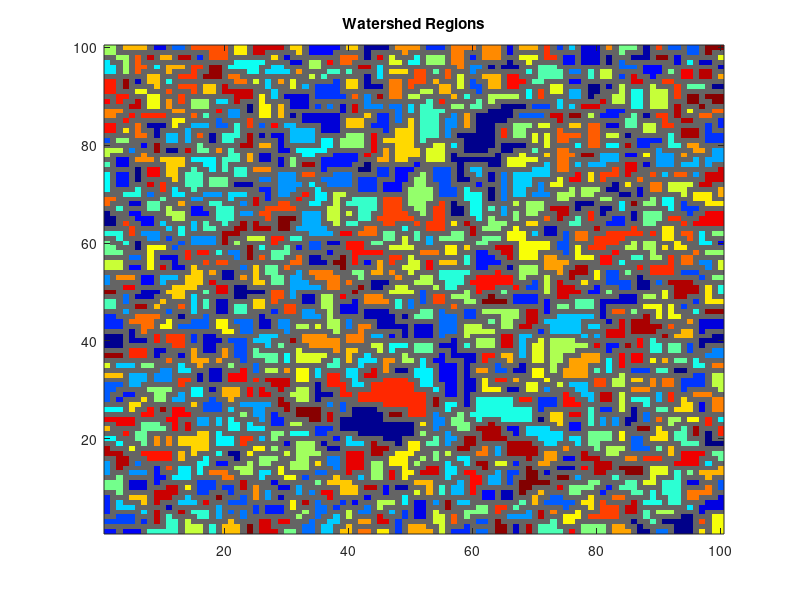

This figure's MATLAB source:
function Ldata = runWatershed(data, conn, bl_thresh, f_verb, verb_pref, f_disp)
% RUNWATERSHED determines peak regions using matlab watershed function.
%
% Usage:
%   Ldata = runWatershed(data, conn, bl_thresh, f_verb, verb_pref, f_disp)
%
% INPUTS:
%   data   -- 2D matrix of image data. defaults to peaks(100).
%   conn   -- pixel connection to be used by watershed. default 8. 
%   bl_thresh  -- power threshold used to cut off low power data to speed
%                 up computation. Default = [];
%   f_verb -- flag indicator whether to output text statements of progress.
%             0 - no output. 1 - output current function level.
%             defaults to 0. 
%   verb_pref -- prefix string for verbose output. defaults to ''.
%   f_disp -- flag indicator whether to plot. 
%             defaults to false, unless using default data.
% OUTPUTS:
%   Ldata: labeled region data
%
%   Copyright 2022 Prerau Lab - http://www.sleepEEG.org
%   This work is licensed under a Creative Commons Attribution-NonCommercial-ShareAlike 4.0 International License.
%   (http://creativecommons.org/licenses/by-nc-sa/4.0/)
%      
%   Please provide the following citation for all use:
%       Patrick A Stokes, Preetish Rath, Thomas Possidente, Mingjian He, Shaun Purcell, Dara S Manoach, 
%       Robert Stickgold, Michael J Prerau, Transient Oscillation Dynamics During Sleep Provide a Robust Basis 
%       for Electroencephalographic Phenotyping and Biomarker Identification, 
%       Sleep, 2022;, zsac223, https://doi.org/10.1093/sleep/zsac223
%
%**********************************************************************

%*************************
% Handle variable inputs *
%*************************
if nargin<6
    f_disp = [];
end
if nargin<5
    verb_pref = [];
end
if nargin<4
    f_verb = [];
end
if nargin<3
    bl_thresh = [];
end
if nargin<2
    conn = [];
end
if nargin<1   
    data = [];
end

%************************
% Set default arguments *
%************************
if isempty(f_disp)
    f_disp = false;
end
if isempty(verb_pref)
    verb_pref = '';
end

if isempty(f_verb)
    f_verb = 0;
end
if isempty(conn)
    conn = 8;
end
if isempty(data)
    N = 100;
    data = abs(peaks(N))+randn(N)*.5; % peaks(100); % 
    f_verb = 1;
    f_disp = 1;
end

%****************
% Run watershed *
%****************
if f_verb > 0
    disp([verb_pref 'Running watershed...']);
end


% Run watershed
if isempty(bl_thresh)
    % Run watershed
    Ldata = watershed(-data , conn);
else %EXPERIMENTAL: Threshold the data prior to running
    % set value used to mark regions labels where data should be excluded
    exclusion_val = intmax('uint16');
    
    % Set data below threshold to some high number (flintmax)
    below_thresh_inds = data < bl_thresh';
    data(below_thresh_inds) = flintmax;
    
    % Run watershed
    Ldata = watershed(-data , conn);
    
    % If region contains flintmax, set the region's label to exclusion_val
    for ii = 1:max(Ldata,[],'all','omitnan')
        region_inds = Ldata == ii;
        data_val = max(data(region_inds));
        if data_val == flintmax
            Ldata(region_inds) = exclusion_val;
        end
    end
end

if f_disp
    RGB2 = label2rgb(Ldata, 'jet', 'c', 'shuffle');
    R = squeeze(RGB2(:,:,1));
    G = squeeze(RGB2(:,:,2));
    B = squeeze(RGB2(:,:,3));
    R(~Ldata) = 100;
    G(~Ldata) = 100;
    B(~Ldata) = 100;
    RGB2 = cat(3,R,G,B);
    fh = figure('units','normalized','position',[0.7674    0.3978    0.4007    0.4811]);
    ax = axes(fh);
    imagesc(ax,RGB2);
    axis(ax,'xy');
    title(ax,'Watershed Regions');
end

%*******************************************************
% Label border pixels and determine region adjacencies *
%*******************************************************
if f_verb > 0
    disp([verb_pref 'Labeling watershed borders...']);
end

end


